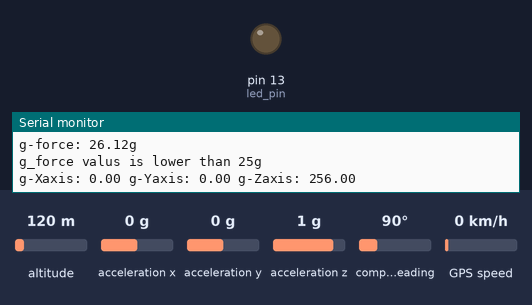
Bench run of a sketch on a simulated Arduino Uno, built with avr-gcc and run on an emulated ATmega328P. Shown: output pins drawn as LEDs (lit = HIGH), the last lines printed to the serial monitor. Wiring (inferred from the names in the program): ADXL345 accelerometer at I2C address 0x53. The inputs (shaded band) are chosen by the test bench; at power-on: acceleration x 0 g, altitude 120 m, acceleration y 0 g, acceleration z 1 g, compass heading 90°, GPS speed 0 km/h. The GPS gets a fix after 3 s at 37.7749, -122.4194 with 8 satellites; the modem accepts every AT command (registered, SIM ready, sends succeed) and sends nothing else.

Above: at 1.2 s.
1.3 s: acceleration x set to -0.4 g
At 2.6 s:
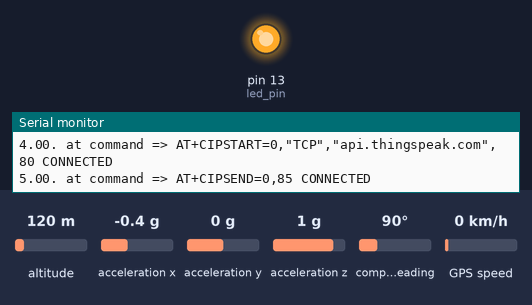
2.9 s: acceleration x set to 0 g
At 6.3 s:
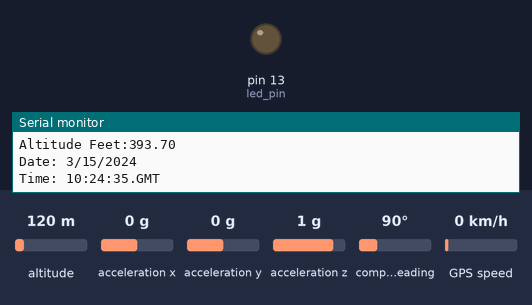
6.8 s: acceleration x set to -1.4 g
At 10.4 s:
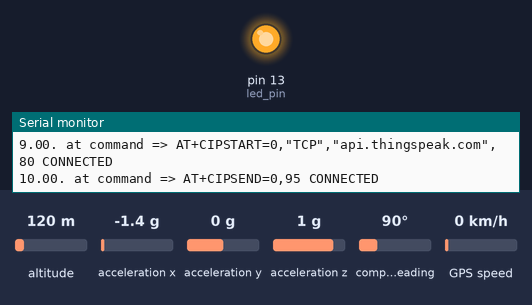
Timing chart, 0 to 11.9 s (numbered marks = the images above; inputs shaded):
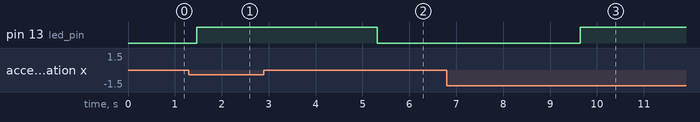

The sketch:

Road_Accident_Detector.ino
```cpp
#include <SoftwareSerial.h>
#include <Wire.h>
#include "TinyGPS++.h"
#define RX 2
#define TX 3
String AP = "Mi A3";
String PASS = "10445@$rk";
String API = "1FQ5J6GLG3NEQV5J";
String HOST = "api.thingspeak.com";
String PORT = "80";
String field = "field3";
String field2 = "field2";
String field1 = "field1";
String field3 = "field4";
float countTrueCommand;
float countTimeCommand;
boolean found = false;
float valSensor = 1;
int ADXL345 = 0x53;

SoftwareSerial esp8266(RX,TX);// 2 3
SoftwareSerial serial_connection(5,6); //tx,rx for Neo_6m_gps_module
TinyGPSPlus gps;


void setup() {
  Serial.begin(9600);
  Wire.begin();

  Wire.beginTransmission(ADXL345);
  Wire.write(0x2D);

  Wire.write(8);
  Wire.endTransmission();

  pinMode(13,OUTPUT);

  delay(10);

  serial_connection.begin(9600);
  Serial.println("GPS Start");

  esp8266.begin(115200);
  sendCommand("AT",5,"OK");
  sendCommand("AT+CWMODE=1",5,"OK");
  sendCommand("AT+CWJAP=\""+ AP +"\",\""+ PASS +"\"",20,"OK");
}

void loop() {
  valSensor = getSensorData(ADXL345);
  float longitude = 0;
  float latitude = 0;
  String Time="";
  getting_latitude_and_longitude(&latitude, &longitude, &Time);

  if (valSensor>26.4){
   digitalWrite(13,HIGH);
  String getData = "GET /update?api_key="+ API +"&"+field1+"="+String(latitude)+"&"+field2+"="+String(longitude)+"&"+field +"="+String(valSensor)+"&"+field3+"="+String(Time);
  sendCommand("AT+CIPMUX=1",5,"OK");
  sendCommand("AT+CIPSTART=0,\"TCP\",\""+ HOST +"\","+ PORT,15,"OK");
  sendCommand("AT+CIPSEND=0," +String(getData.length()+4),4,">");
  esp8266.println(getData);delay(1500);countTrueCommand++;
  sendCommand("AT+CIPCLOSE=0",5,"OK");
  }else{
    digitalWrite(13,LOW);
    Serial.println("g_force valus is lower than 25g");
  }
}

int getSensorData(int ADXL345){
  int led_pin=13;
  float X_out, Y_out, Z_out;
  float g_force;
  bool newData = false;
  unsigned long chars;
  unsigned short sentences, failed;
  Wire.beginTransmission(ADXL345);
  Wire.write(0x32);
  Wire.endTransmission(false);
  Wire.requestFrom(ADXL345, 6, true);
  X_out = ( Wire.read() | Wire.read() << 8);
  Y_out = ( Wire.read() | Wire.read() << 8);
  Z_out = ( Wire.read() | Wire.read() << 8);
  Serial.print("g-Xaxis: ");
  Serial.print(X_out);
  Serial.print(" ");
  Serial.print("g-Yaxis: ");
  Serial.print(Y_out);
  Serial.print(" ");
  Serial.print("g-Zaxis: ");
  Serial.print(Z_out);
  g_force=pow(X_out,2)+pow(Y_out,2)+pow(Z_out,2);
  float g_square=pow(9.8,2);
  g_force=sqrt(g_force/g_square);
  Serial.println(" ");
  Serial.print("g-force: ");
  Serial.print(g_force);
  Serial.println("g");
  return g_force;
}

int getting_latitude_and_longitude(float *latitude, float *longitude, String *Time){
  *Time="";
  while(serial_connection.available())
  {
    gps.encode(serial_connection.read());
  }
  if(gps.location.isUpdated())
  {

    Serial.print("Satellite Count:");
    Serial.println(gps.satellites.value());
    Serial.print("Latitude:");
    *latitude=gps.location.lat();
    Serial.println(gps.location.lat(), 6);
    Serial.print("Longitude:");
    *longitude=gps.location.lng();
    Serial.println(gps.location.lng(), 6);

    Serial.print("Altitude Feet:");
    Serial.println(gps.altitude.feet());
    Serial.println("");

    Serial.print("Date: ");
  if (gps.date.isValid())
  {
    Serial.print(gps.date.month());
    Serial.print("/");
    Serial.print(gps.date.day());
    Serial.print("/");
    Serial.println(gps.date.year());
  }

  Serial.print("Time: ");
  if (gps.time.isValid())
  {
    if (gps.time.hour() < 10) Serial.print(F("0"));
    *Time=*Time+gps.time.hour();
    Serial.print(gps.time.hour());
    Serial.print(":");
    if (gps.time.minute() < 10) Serial.print(F("0"));
    *Time=*Time+gps.time.minute();
    Serial.print(gps.time.minute());
    Serial.print(":");
    if (gps.time.second() < 10) Serial.print(F("0"));
    *Time=*Time+gps.time.second();
    Serial.print(gps.time.second());
    Serial.print(".GMT");
  }
  Serial.println("");
  delay(2000);
  }
}

void sendCommand(String command, int maxTime, char readReplay[]) {
  Serial.print(countTrueCommand);
  Serial.print(". at command => ");
  Serial.print(command);
  Serial.print(" ");
  while(countTimeCommand < (maxTime*1))
  {
    esp8266.println(command);
    if(esp8266.find(readReplay))
    {
      found = true;
      break;
    }

    countTimeCommand++;
  }

  if(found == true)
  {
    Serial.println("CONNECTED");
    countTrueCommand++;
    countTimeCommand = 0;
  }

  if(found == false)
  {
    Serial.println("FAILED TO CONNECTED");
    countTrueCommand = 0;
    countTimeCommand = 0;
  }

  found = false;
 }
```

Measured:
- the behaviour switches between -0.2 and -0.3 g on acceleration x (found by bisection; images 0 and 1)
- after the input at 1.3 s, pin 13 (led_pin): LOW → HIGH after 0.16 s
- after the input at 2.9 s, pin 13 (led_pin): HIGH → LOW after 2.4 s
- after the input at 6.8 s, pin 13 (led_pin): LOW → HIGH after 2.8 s
